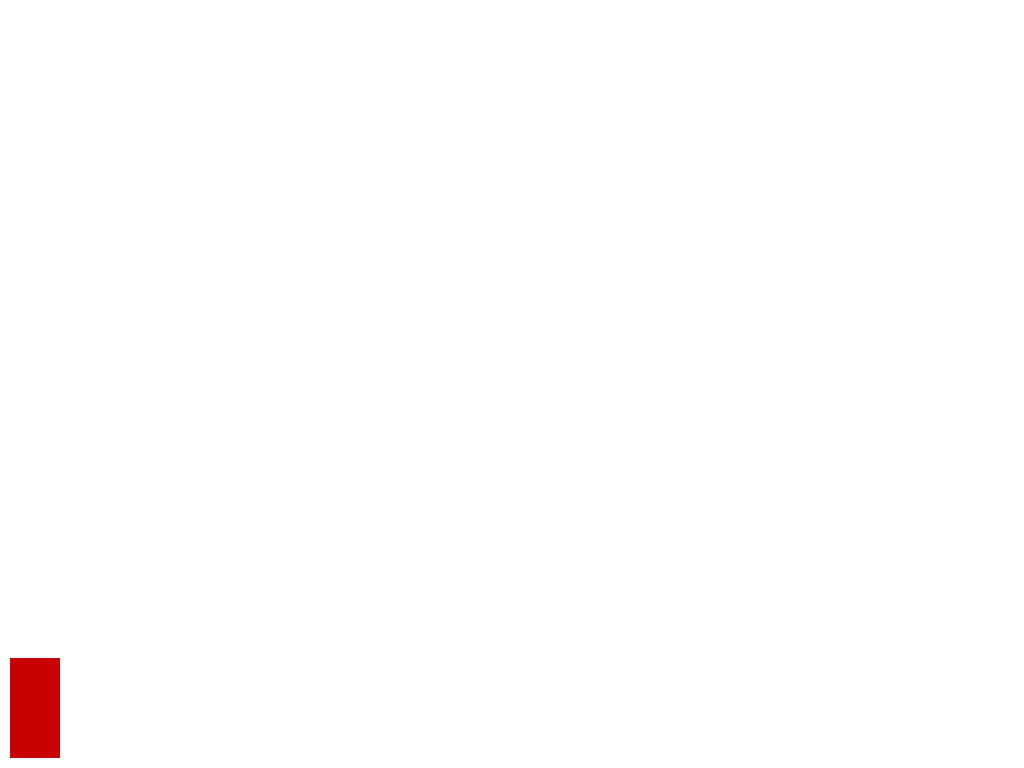
Frame 1 (no input)
Frame 60 (the mouse pressed at the canvas centre just before this capture): identical to frame 1, image omitted
Frame 120 (the mouse held since frame 60 and released just before this capture): identical to frame 1, image omitted

The Processing sketch that drew this single still picture (run headless with seeded random() and noise(); from frame 60 on, the mouse is pressed at the canvas centre):

// Processing sketch: MouseOnBar
// ── MouseOnBar.pde
Barra barra_1;

void setup() {
  size(1024, 768);
  barra_1 = new Barra();
}

void draw() {
  background(255);
  barra_1.dibujar();
}

// ── Barra.pde
class Barra {
  
  color color_barra;
  
  Barra(){
    color_barra = color(200, 0, 0);
  }
  
  boolean RatonEnBarra() {
    boolean resultado = false;
    if(mouseX > 10 && mouseX < 60){
      if(mouseY > (height - 100 - 10) && mouseY < (height - 10)){
        resultado = true;
      }
    }
    return resultado;
  }
  
  void dibujar() {
    noStroke();
    if(RatonEnBarra()){
      fill(0);
    }else{
      fill(color_barra);
    }
    rect(10, height - 100 - 10, 50, 100);
  }
  
}  
